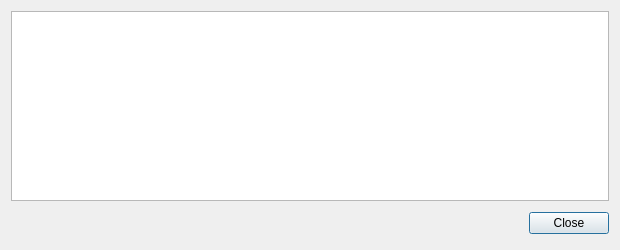
<?xml version="1.0" encoding="UTF-8"?>
<ui version="4.0">
 <class>TransactionDescDialog</class>
 <widget class="QDialog" name="TransactionDescDialog">
  <property name="geometry">
   <rect>
    <x>0</x>
    <y>0</y>
    <width>620</width>
    <height>250</height>
   </rect>
  </property>
  <property name="windowTitle">
   <string>Transaction details</string>
  </property>
  <layout class="QVBoxLayout" name="verticalLayout">
   <item>
    <widget class="QTextEdit" name="detailText">
     <property name="toolTip">
      <string>This pane shows a detailed description of the transaction</string>
     </property>
     <property name="readOnly">
      <bool>true</bool>
     </property>
    </widget>
   </item>
   <item>
    <widget class="QDialogButtonBox" name="buttonBox">
     <property name="minimumSize">
      <size>
       <width>0</width>
       <height>32</height>
      </size>
     </property>
     <property name="maximumSize">
      <size>
       <width>16777215</width>
       <height>32</height>
      </size>
     </property>
     <property name="orientation">
      <enum>Qt::Horizontal</enum>
     </property>
     <property name="standardButtons">
      <set>QDialogButtonBox::Close</set>
     </property>
    </widget>
   </item>
  </layout>
 </widget>
 <resources/>
 <connections>
  <connection>
   <sender>buttonBox</sender>
   <signal>accepted()</signal>
   <receiver>TransactionDescDialog</receiver>
   <slot>accept()</slot>
   <hints>
    <hint type="sourcelabel">
     <x>248</x>
     <y>254</y>
    </hint>
    <hint type="destinationlabel">
     <x>157</x>
     <y>274</y>
    </hint>
   </hints>
  </connection>
  <connection>
   <sender>buttonBox</sender>
   <signal>rejected()</signal>
   <receiver>TransactionDescDialog</receiver>
   <slot>reject()</slot>
   <hints>
    <hint type="sourcelabel">
     <x>316</x>
     <y>260</y>
    </hint>
    <hint type="destinationlabel">
     <x>286</x>
     <y>274</y>
    </hint>
   </hints>
  </connection>
 </connections>
</ui>
